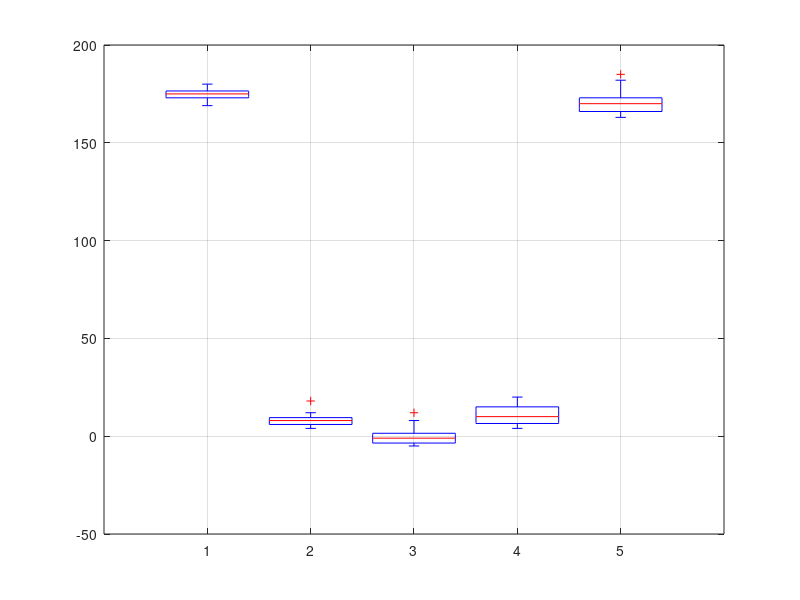

Write MATLAB code to recreate this figure. (Note: this script raises an error after producing the figure.)
close all; clear; clc

M = csvread('data.csv',0,1);
M = M';
overhead = median(M(:,1));
ops = M(:,2:end);
pows = 0:1:20;
sizes = 2.^pows;

%% box plot
boxplot(ops-overhead)
grid on
xticklabels('2^'+string(pows))
title('Persistent Vec Apply')
xlabel('size')
ylabel('runtime (ns)')
ax = gca;
ax.FontSize = 24;

%% histogram
figure
idxs = fliplr(1+5:5:21);
for i = idxs
    histogram(ops(:,i)-overhead)
    hold on
end
title('Histogram of Persistent Vec Apply (sizes 32^n)')
legend('size ' + string(sizes(idxs)))
xlabel('runtime (ns)')
ylabel('occurences')
ax = gca;
ax.FontSize = 24;
